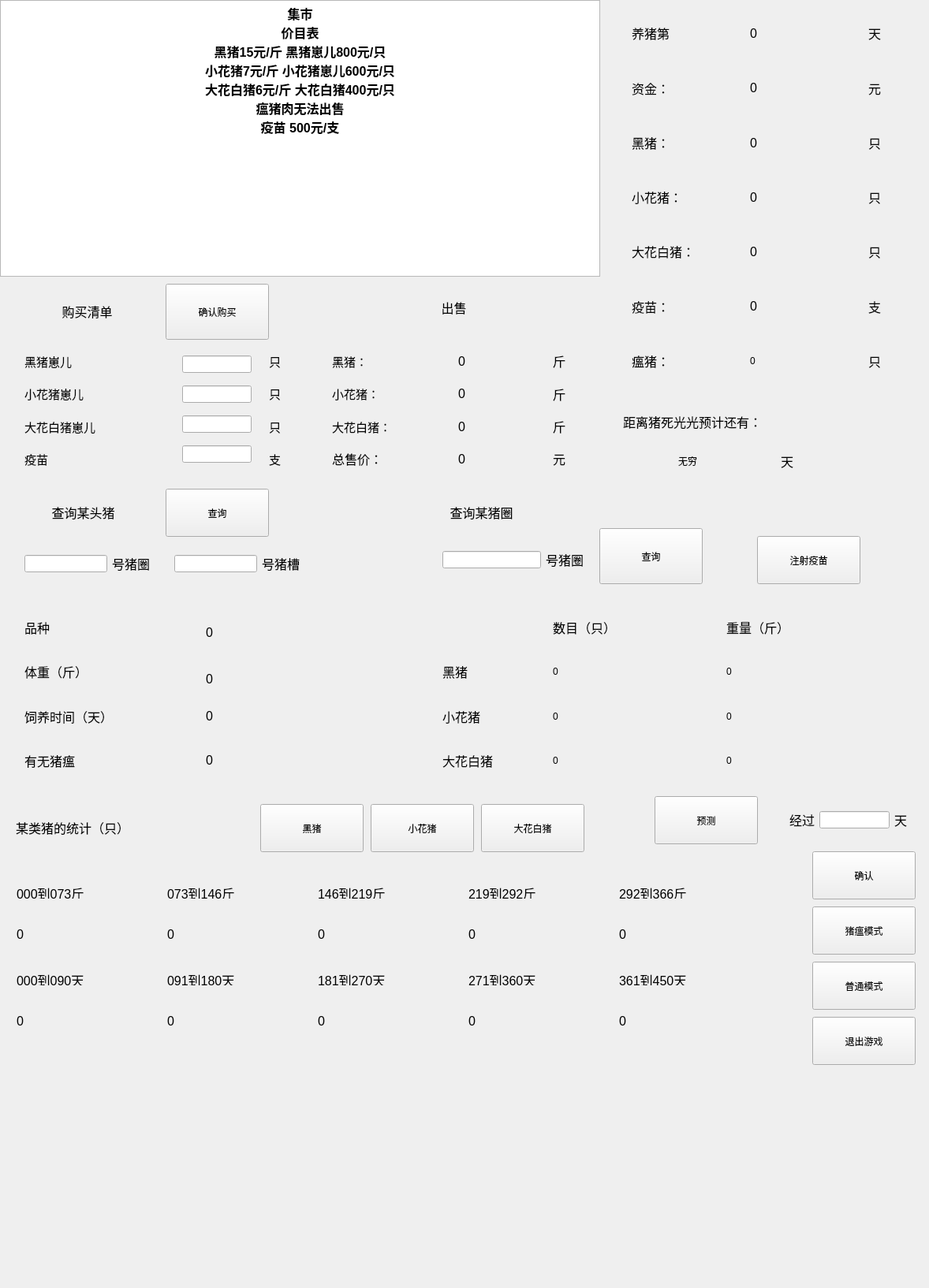
<?xml version="1.0" encoding="UTF-8"?>
<ui version="4.0">
 <class>MainWindow</class>
 <widget class="QMainWindow" name="MainWindow">
  <property name="geometry">
   <rect>
    <x>0</x>
    <y>0</y>
    <width>1178</width>
    <height>1634</height>
   </rect>
  </property>
  <property name="windowTitle">
   <string>MainWindow</string>
  </property>
  <property name="layoutDirection">
   <enum>Qt::LeftToRight</enum>
  </property>
  <widget class="QWidget" name="centralWidget">
   <widget class="QTextBrowser" name="textBrowser">
    <property name="geometry">
     <rect>
      <x>0</x>
      <y>0</y>
      <width>761</width>
      <height>351</height>
     </rect>
    </property>
    <property name="html">
     <string>&lt;!DOCTYPE HTML PUBLIC &quot;-//W3C//DTD HTML 4.0//EN&quot; &quot;http://www.w3.org/TR/REC-html40/strict.dtd&quot;&gt;
&lt;html&gt;&lt;head&gt;&lt;meta name=&quot;qrichtext&quot; content=&quot;1&quot; /&gt;&lt;style type=&quot;text/css&quot;&gt;
p, li { white-space: pre-wrap; }
&lt;/style&gt;&lt;/head&gt;&lt;body style=&quot; font-family:'SimSun'; font-size:9pt; font-weight:400; font-style:normal;&quot;&gt;
&lt;p align=&quot;center&quot; style=&quot; margin-top:0px; margin-bottom:0px; margin-left:0px; margin-right:0px; -qt-block-indent:0; text-indent:0px;&quot;&gt;&lt;span style=&quot; font-size:12pt; font-weight:600;&quot;&gt;集市&lt;/span&gt;&lt;/p&gt;
&lt;p align=&quot;center&quot; style=&quot; margin-top:0px; margin-bottom:0px; margin-left:0px; margin-right:0px; -qt-block-indent:0; text-indent:0px;&quot;&gt;&lt;span style=&quot; font-size:12pt; font-weight:600;&quot;&gt;价目表&lt;/span&gt;&lt;/p&gt;
&lt;p align=&quot;center&quot; style=&quot; margin-top:0px; margin-bottom:0px; margin-left:0px; margin-right:0px; -qt-block-indent:0; text-indent:0px;&quot;&gt;&lt;span style=&quot; font-size:12pt; font-weight:600;&quot;&gt;黑猪15元/斤 黑猪崽儿800元/只&lt;/span&gt;&lt;/p&gt;
&lt;p align=&quot;center&quot; style=&quot; margin-top:0px; margin-bottom:0px; margin-left:0px; margin-right:0px; -qt-block-indent:0; text-indent:0px;&quot;&gt;&lt;span style=&quot; font-size:12pt; font-weight:600;&quot;&gt;小花猪7元/斤 小花猪崽儿600元/只&lt;/span&gt;&lt;/p&gt;
&lt;p align=&quot;center&quot; style=&quot; margin-top:0px; margin-bottom:0px; margin-left:0px; margin-right:0px; -qt-block-indent:0; text-indent:0px;&quot;&gt;&lt;span style=&quot; font-size:12pt; font-weight:600;&quot;&gt;大花白猪6元/斤 大花白猪400元/只&lt;/span&gt;&lt;/p&gt;
&lt;p align=&quot;center&quot; style=&quot; margin-top:0px; margin-bottom:0px; margin-left:0px; margin-right:0px; -qt-block-indent:0; text-indent:0px;&quot;&gt;&lt;span style=&quot; font-size:12pt; font-weight:600;&quot;&gt;瘟猪肉无法出售&lt;/span&gt;&lt;/p&gt;
&lt;p align=&quot;center&quot; style=&quot; margin-top:0px; margin-bottom:0px; margin-left:0px; margin-right:0px; -qt-block-indent:0; text-indent:0px;&quot;&gt;&lt;span style=&quot; font-size:12pt; font-weight:600;&quot;&gt;疫苗 500元/支&lt;/span&gt;&lt;/p&gt;
&lt;p align=&quot;center&quot; style=&quot;-qt-paragraph-type:empty; margin-top:0px; margin-bottom:0px; margin-left:0px; margin-right:0px; -qt-block-indent:0; text-indent:0px; font-size:12pt;&quot;&gt;&lt;br /&gt;&lt;/p&gt;&lt;/body&gt;&lt;/html&gt;</string>
    </property>
   </widget>
   <widget class="QLabel" name="label">
    <property name="geometry">
     <rect>
      <x>20</x>
      <y>360</y>
      <width>181</width>
      <height>71</height>
     </rect>
    </property>
    <property name="text">
     <string>&lt;html&gt;&lt;head/&gt;&lt;body&gt;&lt;p align=&quot;center&quot;&gt;&lt;span style=&quot; font-size:12pt;&quot;&gt;购买清单&lt;/span&gt;&lt;/p&gt;&lt;/body&gt;&lt;/html&gt;</string>
    </property>
   </widget>
   <widget class="QPushButton" name="pushButton">
    <property name="geometry">
     <rect>
      <x>210</x>
      <y>360</y>
      <width>131</width>
      <height>71</height>
     </rect>
    </property>
    <property name="text">
     <string>确认购买</string>
    </property>
   </widget>
   <widget class="QPushButton" name="pushButton_2">
    <property name="geometry">
     <rect>
      <x>1030</x>
      <y>1080</y>
      <width>131</width>
      <height>61</height>
     </rect>
    </property>
    <property name="text">
     <string>确认</string>
    </property>
   </widget>
   <widget class="QPushButton" name="pushButton_5">
    <property name="geometry">
     <rect>
      <x>1030</x>
      <y>1290</y>
      <width>131</width>
      <height>61</height>
     </rect>
    </property>
    <property name="text">
     <string>退出游戏</string>
    </property>
   </widget>
   <widget class="QWidget" name="layoutWidget">
    <property name="geometry">
     <rect>
      <x>790</x>
      <y>0</y>
      <width>131</width>
      <height>501</height>
     </rect>
    </property>
    <layout class="QVBoxLayout" name="verticalLayout">
     <item>
      <widget class="QLabel" name="label_16">
       <property name="text">
        <string>&lt;html&gt;&lt;head/&gt;&lt;body&gt;&lt;p&gt;&lt;span style=&quot; font-size:12pt;&quot;&gt;养猪第&lt;/span&gt;&lt;/p&gt;&lt;/body&gt;&lt;/html&gt;</string>
       </property>
      </widget>
     </item>
     <item>
      <widget class="QLabel" name="label_11">
       <property name="text">
        <string>&lt;html&gt;&lt;head/&gt;&lt;body&gt;&lt;p&gt;&lt;span style=&quot; font-size:12pt;&quot;&gt;资金：&lt;/span&gt;&lt;/p&gt;&lt;/body&gt;&lt;/html&gt;</string>
       </property>
      </widget>
     </item>
     <item>
      <widget class="QLabel" name="label_12">
       <property name="text">
        <string>&lt;html&gt;&lt;head/&gt;&lt;body&gt;&lt;p&gt;&lt;span style=&quot; font-size:12pt;&quot;&gt;黑猪：&lt;/span&gt;&lt;/p&gt;&lt;/body&gt;&lt;/html&gt;</string>
       </property>
      </widget>
     </item>
     <item>
      <widget class="QLabel" name="label_13">
       <property name="text">
        <string>&lt;html&gt;&lt;head/&gt;&lt;body&gt;&lt;p&gt;&lt;span style=&quot; font-size:12pt;&quot;&gt;小花猪：&lt;/span&gt;&lt;/p&gt;&lt;/body&gt;&lt;/html&gt;</string>
       </property>
      </widget>
     </item>
     <item>
      <widget class="QLabel" name="label_14">
       <property name="text">
        <string>&lt;html&gt;&lt;head/&gt;&lt;body&gt;&lt;p&gt;&lt;span style=&quot; font-size:12pt;&quot;&gt;大花白猪：&lt;/span&gt;&lt;/p&gt;&lt;/body&gt;&lt;/html&gt;</string>
       </property>
      </widget>
     </item>
     <item>
      <widget class="QLabel" name="label_15">
       <property name="text">
        <string>&lt;html&gt;&lt;head/&gt;&lt;body&gt;&lt;p&gt;&lt;span style=&quot; font-size:12pt;&quot;&gt;疫苗：&lt;/span&gt;&lt;/p&gt;&lt;/body&gt;&lt;/html&gt;</string>
       </property>
      </widget>
     </item>
     <item>
      <widget class="QLabel" name="label_94">
       <property name="text">
        <string>&lt;html&gt;&lt;head/&gt;&lt;body&gt;&lt;p&gt;&lt;span style=&quot; font-size:12pt;&quot;&gt;瘟猪：&lt;/span&gt;&lt;/p&gt;&lt;/body&gt;&lt;/html&gt;</string>
       </property>
      </widget>
     </item>
    </layout>
   </widget>
   <widget class="QWidget" name="layoutWidget_2">
    <property name="geometry">
     <rect>
      <x>1090</x>
      <y>0</y>
      <width>71</width>
      <height>501</height>
     </rect>
    </property>
    <layout class="QVBoxLayout" name="verticalLayout_3">
     <item>
      <widget class="QLabel" name="label_24">
       <property name="text">
        <string>&lt;html&gt;&lt;head/&gt;&lt;body&gt;&lt;p&gt;&lt;span style=&quot; font-size:12pt;&quot;&gt;天&lt;/span&gt;&lt;/p&gt;&lt;/body&gt;&lt;/html&gt;</string>
       </property>
      </widget>
     </item>
     <item>
      <widget class="QLabel" name="label_26">
       <property name="text">
        <string>&lt;html&gt;&lt;head/&gt;&lt;body&gt;&lt;p&gt;&lt;span style=&quot; font-size:12pt;&quot;&gt;元&lt;/span&gt;&lt;/p&gt;&lt;/body&gt;&lt;/html&gt;</string>
       </property>
      </widget>
     </item>
     <item>
      <widget class="QLabel" name="label_27">
       <property name="text">
        <string>&lt;html&gt;&lt;head/&gt;&lt;body&gt;&lt;p&gt;&lt;span style=&quot; font-size:12pt;&quot;&gt;只&lt;/span&gt;&lt;/p&gt;&lt;/body&gt;&lt;/html&gt;</string>
       </property>
      </widget>
     </item>
     <item>
      <widget class="QLabel" name="label_28">
       <property name="text">
        <string>&lt;html&gt;&lt;head/&gt;&lt;body&gt;&lt;p&gt;&lt;span style=&quot; font-size:12pt;&quot;&gt;只&lt;/span&gt;&lt;/p&gt;&lt;/body&gt;&lt;/html&gt;</string>
       </property>
      </widget>
     </item>
     <item>
      <widget class="QLabel" name="label_29">
       <property name="text">
        <string>&lt;html&gt;&lt;head/&gt;&lt;body&gt;&lt;p&gt;&lt;span style=&quot; font-size:12pt;&quot;&gt;只&lt;/span&gt;&lt;/p&gt;&lt;/body&gt;&lt;/html&gt;</string>
       </property>
      </widget>
     </item>
     <item>
      <widget class="QLabel" name="label_30">
       <property name="text">
        <string>&lt;html&gt;&lt;head/&gt;&lt;body&gt;&lt;p&gt;&lt;span style=&quot; font-size:12pt;&quot;&gt;支&lt;/span&gt;&lt;/p&gt;&lt;/body&gt;&lt;/html&gt;</string>
       </property>
      </widget>
     </item>
     <item>
      <widget class="QLabel" name="label_92">
       <property name="text">
        <string>&lt;html&gt;&lt;head/&gt;&lt;body&gt;&lt;p&gt;&lt;span style=&quot; font-size:12pt;&quot;&gt;只&lt;/span&gt;&lt;/p&gt;&lt;/body&gt;&lt;/html&gt;</string>
       </property>
      </widget>
     </item>
    </layout>
   </widget>
   <widget class="QWidget" name="layoutWidget">
    <property name="geometry">
     <rect>
      <x>940</x>
      <y>0</y>
      <width>131</width>
      <height>501</height>
     </rect>
    </property>
    <layout class="QVBoxLayout" name="verticalLayout_2">
     <item>
      <widget class="QLabel" name="label_23">
       <property name="text">
        <string>&lt;html&gt;&lt;head/&gt;&lt;body&gt;&lt;p&gt;&lt;span style=&quot; font-size:12pt;&quot;&gt;0&lt;/span&gt;&lt;/p&gt;&lt;/body&gt;&lt;/html&gt;</string>
       </property>
      </widget>
     </item>
     <item>
      <widget class="QLabel" name="label_18">
       <property name="text">
        <string>&lt;html&gt;&lt;head/&gt;&lt;body&gt;&lt;p&gt;&lt;span style=&quot; font-size:12pt;&quot;&gt;0&lt;/span&gt;&lt;/p&gt;&lt;/body&gt;&lt;/html&gt;</string>
       </property>
      </widget>
     </item>
     <item>
      <widget class="QLabel" name="label_19">
       <property name="text">
        <string>&lt;html&gt;&lt;head/&gt;&lt;body&gt;&lt;p&gt;&lt;span style=&quot; font-size:12pt;&quot;&gt;0&lt;/span&gt;&lt;/p&gt;&lt;/body&gt;&lt;/html&gt;</string>
       </property>
      </widget>
     </item>
     <item>
      <widget class="QLabel" name="label_20">
       <property name="text">
        <string>&lt;html&gt;&lt;head/&gt;&lt;body&gt;&lt;p&gt;&lt;span style=&quot; font-size:12pt;&quot;&gt;0&lt;/span&gt;&lt;/p&gt;&lt;/body&gt;&lt;/html&gt;</string>
       </property>
      </widget>
     </item>
     <item>
      <widget class="QLabel" name="label_21">
       <property name="text">
        <string>&lt;html&gt;&lt;head/&gt;&lt;body&gt;&lt;p&gt;&lt;span style=&quot; font-size:12pt;&quot;&gt;0&lt;/span&gt;&lt;/p&gt;&lt;/body&gt;&lt;/html&gt;</string>
       </property>
      </widget>
     </item>
     <item>
      <widget class="QLabel" name="label_22">
       <property name="text">
        <string>&lt;html&gt;&lt;head/&gt;&lt;body&gt;&lt;p&gt;&lt;span style=&quot; font-size:12pt;&quot;&gt;0&lt;/span&gt;&lt;/p&gt;&lt;/body&gt;&lt;/html&gt;</string>
       </property>
      </widget>
     </item>
     <item>
      <widget class="QLabel" name="label_93">
       <property name="text">
        <string>&lt;html&gt;&lt;head/&gt;&lt;body&gt;&lt;p&gt;0&lt;/p&gt;&lt;/body&gt;&lt;/html&gt;</string>
       </property>
      </widget>
     </item>
    </layout>
   </widget>
   <widget class="QWidget" name="layoutWidget">
    <property name="geometry">
     <rect>
      <x>20</x>
      <y>430</y>
      <width>201</width>
      <height>181</height>
     </rect>
    </property>
    <layout class="QVBoxLayout" name="verticalLayout_4">
     <item>
      <widget class="QLabel" name="label_2">
       <property name="text">
        <string>&lt;html&gt;&lt;head/&gt;&lt;body&gt;&lt;p&gt;&lt;span style=&quot; font-size:11pt;&quot;&gt;黑猪崽儿&lt;/span&gt;&lt;/p&gt;&lt;/body&gt;&lt;/html&gt;</string>
       </property>
      </widget>
     </item>
     <item>
      <widget class="QLabel" name="label_3">
       <property name="text">
        <string>&lt;html&gt;&lt;head/&gt;&lt;body&gt;&lt;p&gt;&lt;span style=&quot; font-size:11pt;&quot;&gt;小花猪崽儿&lt;/span&gt;&lt;/p&gt;&lt;/body&gt;&lt;/html&gt;</string>
       </property>
      </widget>
     </item>
     <item>
      <widget class="QLabel" name="label_4">
       <property name="text">
        <string>&lt;html&gt;&lt;head/&gt;&lt;body&gt;&lt;p&gt;&lt;span style=&quot; font-size:11pt;&quot;&gt;大花白猪崽儿&lt;/span&gt;&lt;/p&gt;&lt;/body&gt;&lt;/html&gt;</string>
       </property>
      </widget>
     </item>
     <item>
      <widget class="QLabel" name="label_5">
       <property name="text">
        <string>&lt;html&gt;&lt;head/&gt;&lt;body&gt;&lt;p&gt;&lt;span style=&quot; font-size:11pt;&quot;&gt;疫苗&lt;/span&gt;&lt;/p&gt;&lt;/body&gt;&lt;/html&gt;</string>
       </property>
      </widget>
     </item>
    </layout>
   </widget>
   <widget class="QWidget" name="layoutWidget">
    <property name="geometry">
     <rect>
      <x>220</x>
      <y>430</y>
      <width>110</width>
      <height>181</height>
     </rect>
    </property>
    <layout class="QVBoxLayout" name="verticalLayout_5">
     <item>
      <widget class="QLineEdit" name="lineEdit_2"/>
     </item>
     <item>
      <widget class="QLineEdit" name="lineEdit_4"/>
     </item>
     <item>
      <widget class="QLineEdit" name="lineEdit_3">
       <property name="maximumSize">
        <size>
         <width>146</width>
         <height>16777215</height>
        </size>
       </property>
      </widget>
     </item>
     <item>
      <widget class="QLineEdit" name="lineEdit"/>
     </item>
    </layout>
   </widget>
   <widget class="QWidget" name="layoutWidget">
    <property name="geometry">
     <rect>
      <x>330</x>
      <y>430</y>
      <width>41</width>
      <height>181</height>
     </rect>
    </property>
    <layout class="QVBoxLayout" name="verticalLayout_6">
     <item>
      <widget class="QLabel" name="label_6">
       <property name="text">
        <string>&lt;html&gt;&lt;head/&gt;&lt;body&gt;&lt;p&gt;&lt;span style=&quot; font-size:11pt;&quot;&gt;只&lt;/span&gt;&lt;/p&gt;&lt;/body&gt;&lt;/html&gt;</string>
       </property>
      </widget>
     </item>
     <item>
      <widget class="QLabel" name="label_7">
       <property name="text">
        <string>&lt;html&gt;&lt;head/&gt;&lt;body&gt;&lt;p&gt;&lt;span style=&quot; font-size:11pt;&quot;&gt;只&lt;/span&gt;&lt;/p&gt;&lt;/body&gt;&lt;/html&gt;</string>
       </property>
      </widget>
     </item>
     <item>
      <widget class="QLabel" name="label_8">
       <property name="text">
        <string>&lt;html&gt;&lt;head/&gt;&lt;body&gt;&lt;p&gt;&lt;span style=&quot; font-size:11pt;&quot;&gt;只&lt;/span&gt;&lt;/p&gt;&lt;/body&gt;&lt;/html&gt;</string>
       </property>
      </widget>
     </item>
     <item>
      <widget class="QLabel" name="label_9">
       <property name="text">
        <string>&lt;html&gt;&lt;head/&gt;&lt;body&gt;&lt;p&gt;&lt;span style=&quot; font-size:11pt;&quot;&gt;支&lt;/span&gt;&lt;/p&gt;&lt;/body&gt;&lt;/html&gt;</string>
       </property>
      </widget>
     </item>
    </layout>
   </widget>
   <widget class="QWidget" name="layoutWidget">
    <property name="geometry">
     <rect>
      <x>990</x>
      <y>1010</y>
      <width>171</width>
      <height>61</height>
     </rect>
    </property>
    <layout class="QHBoxLayout" name="horizontalLayout">
     <item>
      <widget class="QLabel" name="label_10">
       <property name="text">
        <string>&lt;html&gt;&lt;head/&gt;&lt;body&gt;&lt;p&gt;&lt;span style=&quot; font-size:12pt;&quot;&gt;经过&lt;/span&gt;&lt;/p&gt;&lt;/body&gt;&lt;/html&gt;</string>
       </property>
      </widget>
     </item>
     <item>
      <widget class="QLineEdit" name="lineEdit_5"/>
     </item>
     <item>
      <widget class="QLabel" name="label_17">
       <property name="text">
        <string>&lt;html&gt;&lt;head/&gt;&lt;body&gt;&lt;p&gt;&lt;span style=&quot; font-size:12pt;&quot;&gt;天&lt;/span&gt;&lt;/p&gt;&lt;/body&gt;&lt;/html&gt;</string>
       </property>
      </widget>
     </item>
    </layout>
   </widget>
   <widget class="QLabel" name="label_25">
    <property name="geometry">
     <rect>
      <x>520</x>
      <y>360</y>
      <width>111</width>
      <height>61</height>
     </rect>
    </property>
    <property name="text">
     <string>&lt;html&gt;&lt;head/&gt;&lt;body&gt;&lt;p align=&quot;center&quot;&gt;&lt;span style=&quot; font-size:12pt;&quot;&gt;出售&lt;/span&gt;&lt;/p&gt;&lt;/body&gt;&lt;/html&gt;</string>
    </property>
   </widget>
   <widget class="QLabel" name="label_43">
    <property name="geometry">
     <rect>
      <x>790</x>
      <y>500</y>
      <width>361</width>
      <height>70</height>
     </rect>
    </property>
    <property name="text">
     <string>&lt;html&gt;&lt;head/&gt;&lt;body&gt;&lt;p&gt;&lt;span style=&quot; font-size:12pt;&quot;&gt;距离猪死光光预计还有：&lt;/span&gt;&lt;/p&gt;&lt;/body&gt;&lt;/html&gt;</string>
    </property>
   </widget>
   <widget class="QLabel" name="label_44">
    <property name="geometry">
     <rect>
      <x>990</x>
      <y>550</y>
      <width>69</width>
      <height>70</height>
     </rect>
    </property>
    <property name="text">
     <string>&lt;html&gt;&lt;head/&gt;&lt;body&gt;&lt;p&gt;&lt;span style=&quot; font-size:12pt;&quot;&gt;天&lt;/span&gt;&lt;/p&gt;&lt;/body&gt;&lt;/html&gt;</string>
    </property>
   </widget>
   <widget class="QLabel" name="label_45">
    <property name="geometry">
     <rect>
      <x>860</x>
      <y>550</y>
      <width>129</width>
      <height>70</height>
     </rect>
    </property>
    <property name="text">
     <string>&lt;html&gt;&lt;head/&gt;&lt;body&gt;&lt;p&gt;无穷&lt;/p&gt;&lt;/body&gt;&lt;/html&gt;</string>
    </property>
   </widget>
   <widget class="QWidget" name="layoutWidget">
    <property name="geometry">
     <rect>
      <x>690</x>
      <y>430</y>
      <width>91</width>
      <height>181</height>
     </rect>
    </property>
    <layout class="QVBoxLayout" name="verticalLayout_7">
     <item>
      <widget class="QLabel" name="label_38">
       <property name="text">
        <string>&lt;html&gt;&lt;head/&gt;&lt;body&gt;&lt;p&gt;&lt;span style=&quot; font-size:12pt;&quot;&gt;斤&lt;/span&gt;&lt;/p&gt;&lt;/body&gt;&lt;/html&gt;</string>
       </property>
      </widget>
     </item>
     <item>
      <widget class="QLabel" name="label_37">
       <property name="text">
        <string>&lt;html&gt;&lt;head/&gt;&lt;body&gt;&lt;p&gt;&lt;span style=&quot; font-size:12pt;&quot;&gt;斤&lt;/span&gt;&lt;/p&gt;&lt;/body&gt;&lt;/html&gt;</string>
       </property>
      </widget>
     </item>
     <item>
      <widget class="QLabel" name="label_35">
       <property name="text">
        <string>&lt;html&gt;&lt;head/&gt;&lt;body&gt;&lt;p&gt;&lt;span style=&quot; font-size:12pt;&quot;&gt;斤&lt;/span&gt;&lt;/p&gt;&lt;/body&gt;&lt;/html&gt;</string>
       </property>
      </widget>
     </item>
     <item>
      <widget class="QLabel" name="label_36">
       <property name="text">
        <string>&lt;html&gt;&lt;head/&gt;&lt;body&gt;&lt;p&gt;&lt;span style=&quot; font-size:12pt;&quot;&gt;元&lt;/span&gt;&lt;/p&gt;&lt;/body&gt;&lt;/html&gt;</string>
       </property>
      </widget>
     </item>
    </layout>
   </widget>
   <widget class="QWidget" name="layoutWidget">
    <property name="geometry">
     <rect>
      <x>410</x>
      <y>430</y>
      <width>151</width>
      <height>181</height>
     </rect>
    </property>
    <layout class="QVBoxLayout" name="verticalLayout_8">
     <item>
      <widget class="QLabel" name="label_31">
       <property name="text">
        <string>&lt;html&gt;&lt;head/&gt;&lt;body&gt;&lt;p&gt;&lt;span style=&quot; font-size:11pt;&quot;&gt;黑猪：&lt;/span&gt;&lt;/p&gt;&lt;/body&gt;&lt;/html&gt;</string>
       </property>
      </widget>
     </item>
     <item>
      <widget class="QLabel" name="label_32">
       <property name="text">
        <string>&lt;html&gt;&lt;head/&gt;&lt;body&gt;&lt;p&gt;&lt;span style=&quot; font-size:11pt;&quot;&gt;小花猪：&lt;/span&gt;&lt;/p&gt;&lt;/body&gt;&lt;/html&gt;</string>
       </property>
      </widget>
     </item>
     <item>
      <widget class="QLabel" name="label_33">
       <property name="text">
        <string>&lt;html&gt;&lt;head/&gt;&lt;body&gt;&lt;p&gt;&lt;span style=&quot; font-size:11pt;&quot;&gt;大花白猪：&lt;/span&gt;&lt;/p&gt;&lt;/body&gt;&lt;/html&gt;</string>
       </property>
      </widget>
     </item>
     <item>
      <widget class="QLabel" name="label_34">
       <property name="text">
        <string>&lt;html&gt;&lt;head/&gt;&lt;body&gt;&lt;p&gt;&lt;span style=&quot; font-size:12pt;&quot;&gt;总售价：&lt;/span&gt;&lt;/p&gt;&lt;/body&gt;&lt;/html&gt;</string>
       </property>
      </widget>
     </item>
    </layout>
   </widget>
   <widget class="QWidget" name="layoutWidget">
    <property name="geometry">
     <rect>
      <x>570</x>
      <y>430</y>
      <width>121</width>
      <height>181</height>
     </rect>
    </property>
    <layout class="QVBoxLayout" name="verticalLayout_9">
     <item>
      <widget class="QLabel" name="label_39">
       <property name="text">
        <string>&lt;html&gt;&lt;head/&gt;&lt;body&gt;&lt;p&gt;&lt;span style=&quot; font-size:12pt;&quot;&gt;0&lt;/span&gt;&lt;/p&gt;&lt;/body&gt;&lt;/html&gt;</string>
       </property>
      </widget>
     </item>
     <item>
      <widget class="QLabel" name="label_40">
       <property name="text">
        <string>&lt;html&gt;&lt;head/&gt;&lt;body&gt;&lt;p&gt;&lt;span style=&quot; font-size:12pt;&quot;&gt;0&lt;/span&gt;&lt;/p&gt;&lt;/body&gt;&lt;/html&gt;</string>
       </property>
      </widget>
     </item>
     <item>
      <widget class="QLabel" name="label_41">
       <property name="text">
        <string>&lt;html&gt;&lt;head/&gt;&lt;body&gt;&lt;p&gt;&lt;span style=&quot; font-size:12pt;&quot;&gt;0&lt;/span&gt;&lt;/p&gt;&lt;/body&gt;&lt;/html&gt;</string>
       </property>
      </widget>
     </item>
     <item>
      <widget class="QLabel" name="label_42">
       <property name="text">
        <string>&lt;html&gt;&lt;head/&gt;&lt;body&gt;&lt;p&gt;&lt;span style=&quot; font-size:12pt;&quot;&gt;0&lt;/span&gt;&lt;/p&gt;&lt;/body&gt;&lt;/html&gt;</string>
       </property>
      </widget>
     </item>
    </layout>
   </widget>
   <widget class="QLabel" name="label_46">
    <property name="geometry">
     <rect>
      <x>0</x>
      <y>620</y>
      <width>211</width>
      <height>61</height>
     </rect>
    </property>
    <property name="text">
     <string>&lt;html&gt;&lt;head/&gt;&lt;body&gt;&lt;p align=&quot;center&quot;&gt;&lt;span style=&quot; font-size:12pt;&quot;&gt;查询某头猪&lt;/span&gt;&lt;/p&gt;&lt;/body&gt;&lt;/html&gt;</string>
    </property>
   </widget>
   <widget class="QPushButton" name="pushButton_3">
    <property name="geometry">
     <rect>
      <x>210</x>
      <y>620</y>
      <width>131</width>
      <height>61</height>
     </rect>
    </property>
    <property name="text">
     <string>查询</string>
    </property>
   </widget>
   <widget class="QLabel" name="label_57">
    <property name="geometry">
     <rect>
      <x>490</x>
      <y>620</y>
      <width>241</width>
      <height>61</height>
     </rect>
    </property>
    <property name="text">
     <string>&lt;html&gt;&lt;head/&gt;&lt;body&gt;&lt;p align=&quot;center&quot;&gt;&lt;span style=&quot; font-size:12pt;&quot;&gt;查询某猪圈&lt;/span&gt;&lt;/p&gt;&lt;/body&gt;&lt;/html&gt;</string>
    </property>
   </widget>
   <widget class="QPushButton" name="pushButton_4">
    <property name="geometry">
     <rect>
      <x>760</x>
      <y>670</y>
      <width>131</width>
      <height>71</height>
     </rect>
    </property>
    <property name="text">
     <string>查询</string>
    </property>
   </widget>
   <widget class="QLabel" name="label_71">
    <property name="geometry">
     <rect>
      <x>20</x>
      <y>1020</y>
      <width>301</width>
      <height>61</height>
     </rect>
    </property>
    <property name="text">
     <string>&lt;html&gt;&lt;head/&gt;&lt;body&gt;&lt;p&gt;&lt;span style=&quot; font-size:12pt;&quot;&gt;某类猪的统计（只）&lt;/span&gt;&lt;/p&gt;&lt;/body&gt;&lt;/html&gt;</string>
    </property>
   </widget>
   <widget class="QPushButton" name="pushButton_6">
    <property name="geometry">
     <rect>
      <x>330</x>
      <y>1020</y>
      <width>131</width>
      <height>61</height>
     </rect>
    </property>
    <property name="text">
     <string>黑猪</string>
    </property>
   </widget>
   <widget class="QPushButton" name="pushButton_7">
    <property name="geometry">
     <rect>
      <x>470</x>
      <y>1020</y>
      <width>131</width>
      <height>61</height>
     </rect>
    </property>
    <property name="text">
     <string>小花猪</string>
    </property>
   </widget>
   <widget class="QPushButton" name="pushButton_8">
    <property name="geometry">
     <rect>
      <x>610</x>
      <y>1020</y>
      <width>131</width>
      <height>61</height>
     </rect>
    </property>
    <property name="text">
     <string>大花白猪</string>
    </property>
   </widget>
   <widget class="QWidget" name="layoutWidget">
    <property name="geometry">
     <rect>
      <x>210</x>
      <y>680</y>
      <width>181</width>
      <height>71</height>
     </rect>
    </property>
    <layout class="QHBoxLayout" name="horizontalLayout_2">
     <item>
      <widget class="QLineEdit" name="lineEdit_7"/>
     </item>
     <item>
      <widget class="QLabel" name="label_48">
       <property name="text">
        <string>&lt;html&gt;&lt;head/&gt;&lt;body&gt;&lt;p&gt;&lt;span style=&quot; font-size:12pt;&quot;&gt;号猪槽&lt;/span&gt;&lt;/p&gt;&lt;/body&gt;&lt;/html&gt;</string>
       </property>
      </widget>
     </item>
    </layout>
   </widget>
   <widget class="QWidget" name="layoutWidget">
    <property name="geometry">
     <rect>
      <x>20</x>
      <y>680</y>
      <width>181</width>
      <height>71</height>
     </rect>
    </property>
    <layout class="QHBoxLayout" name="horizontalLayout_3">
     <item>
      <widget class="QLineEdit" name="lineEdit_6"/>
     </item>
     <item>
      <widget class="QLabel" name="label_47">
       <property name="text">
        <string>&lt;html&gt;&lt;head/&gt;&lt;body&gt;&lt;p&gt;&lt;span style=&quot; font-size:12pt;&quot;&gt;号猪圈&lt;/span&gt;&lt;/p&gt;&lt;/body&gt;&lt;/html&gt;</string>
       </property>
      </widget>
     </item>
    </layout>
   </widget>
   <widget class="QWidget" name="layoutWidget">
    <property name="geometry">
     <rect>
      <x>20</x>
      <y>760</y>
      <width>221</width>
      <height>241</height>
     </rect>
    </property>
    <layout class="QVBoxLayout" name="verticalLayout_10">
     <item>
      <widget class="QLabel" name="label_49">
       <property name="text">
        <string>&lt;html&gt;&lt;head/&gt;&lt;body&gt;&lt;p&gt;&lt;span style=&quot; font-size:12pt;&quot;&gt;品种&lt;/span&gt;&lt;/p&gt;&lt;/body&gt;&lt;/html&gt;</string>
       </property>
      </widget>
     </item>
     <item>
      <widget class="QLabel" name="label_50">
       <property name="text">
        <string>&lt;html&gt;&lt;head/&gt;&lt;body&gt;&lt;p&gt;&lt;span style=&quot; font-size:12pt;&quot;&gt;体重（斤）&lt;/span&gt;&lt;/p&gt;&lt;/body&gt;&lt;/html&gt;</string>
       </property>
      </widget>
     </item>
     <item>
      <widget class="QLabel" name="label_52">
       <property name="text">
        <string>&lt;html&gt;&lt;head/&gt;&lt;body&gt;&lt;p&gt;&lt;span style=&quot; font-size:12pt;&quot;&gt;饲养时间（天）&lt;/span&gt;&lt;/p&gt;&lt;/body&gt;&lt;/html&gt;</string>
       </property>
      </widget>
     </item>
     <item>
      <widget class="QLabel" name="label_51">
       <property name="text">
        <string>&lt;html&gt;&lt;head/&gt;&lt;body&gt;&lt;p&gt;&lt;span style=&quot; font-size:12pt;&quot;&gt;有无猪瘟&lt;/span&gt;&lt;/p&gt;&lt;/body&gt;&lt;/html&gt;</string>
       </property>
      </widget>
     </item>
    </layout>
   </widget>
   <widget class="QWidget" name="layoutWidget">
    <property name="geometry">
     <rect>
      <x>250</x>
      <y>760</y>
      <width>131</width>
      <height>241</height>
     </rect>
    </property>
    <layout class="QVBoxLayout" name="verticalLayout_11">
     <item>
      <widget class="QLabel" name="label_53">
       <property name="text">
        <string>&lt;html&gt;&lt;head/&gt;&lt;body&gt;&lt;p&gt;&lt;br/&gt;&lt;span style=&quot; font-size:12pt;&quot;&gt;0&lt;/span&gt;&lt;/p&gt;&lt;/body&gt;&lt;/html&gt;</string>
       </property>
      </widget>
     </item>
     <item>
      <widget class="QLabel" name="label_55">
       <property name="text">
        <string>&lt;html&gt;&lt;head/&gt;&lt;body&gt;&lt;p&gt;&lt;span style=&quot; font-size:12pt;&quot;&gt;&lt;br/&gt;0&lt;/span&gt;&lt;/p&gt;&lt;/body&gt;&lt;/html&gt;</string>
       </property>
      </widget>
     </item>
     <item>
      <widget class="QLabel" name="label_54">
       <property name="text">
        <string>&lt;html&gt;&lt;head/&gt;&lt;body&gt;&lt;p&gt;&lt;span style=&quot; font-size:12pt;&quot;&gt;0&lt;/span&gt;&lt;/p&gt;&lt;/body&gt;&lt;/html&gt;</string>
       </property>
      </widget>
     </item>
     <item>
      <widget class="QLabel" name="label_56">
       <property name="text">
        <string>&lt;html&gt;&lt;head/&gt;&lt;body&gt;&lt;p&gt;&lt;span style=&quot; font-size:12pt;&quot;&gt;0&lt;/span&gt;&lt;/p&gt;&lt;/body&gt;&lt;/html&gt;</string>
       </property>
      </widget>
     </item>
    </layout>
   </widget>
   <widget class="QWidget" name="layoutWidget">
    <property name="geometry">
     <rect>
      <x>550</x>
      <y>760</y>
      <width>131</width>
      <height>241</height>
     </rect>
    </property>
    <layout class="QVBoxLayout" name="verticalLayout_12">
     <item>
      <widget class="QLabel" name="label_61">
       <property name="text">
        <string>&lt;html&gt;&lt;head/&gt;&lt;body&gt;&lt;p&gt;&lt;br/&gt;&lt;/p&gt;&lt;/body&gt;&lt;/html&gt;</string>
       </property>
      </widget>
     </item>
     <item>
      <widget class="QLabel" name="label_58">
       <property name="text">
        <string>&lt;html&gt;&lt;head/&gt;&lt;body&gt;&lt;p&gt;&lt;span style=&quot; font-size:12pt;&quot;&gt;黑猪&lt;/span&gt;&lt;/p&gt;&lt;/body&gt;&lt;/html&gt;</string>
       </property>
      </widget>
     </item>
     <item>
      <widget class="QLabel" name="label_59">
       <property name="text">
        <string>&lt;html&gt;&lt;head/&gt;&lt;body&gt;&lt;p&gt;&lt;span style=&quot; font-size:12pt;&quot;&gt;小花猪&lt;/span&gt;&lt;/p&gt;&lt;/body&gt;&lt;/html&gt;</string>
       </property>
      </widget>
     </item>
     <item>
      <widget class="QLabel" name="label_60">
       <property name="text">
        <string>&lt;html&gt;&lt;head/&gt;&lt;body&gt;&lt;p&gt;&lt;span style=&quot; font-size:12pt;&quot;&gt;大花白猪&lt;/span&gt;&lt;/p&gt;&lt;/body&gt;&lt;/html&gt;</string>
       </property>
      </widget>
     </item>
    </layout>
   </widget>
   <widget class="QWidget" name="layoutWidget">
    <property name="geometry">
     <rect>
      <x>690</x>
      <y>760</y>
      <width>211</width>
      <height>241</height>
     </rect>
    </property>
    <layout class="QVBoxLayout" name="verticalLayout_13">
     <item>
      <widget class="QLabel" name="label_62">
       <property name="text">
        <string>&lt;html&gt;&lt;head/&gt;&lt;body&gt;&lt;p&gt;&lt;span style=&quot; font-size:12pt;&quot;&gt;数目（只）&lt;/span&gt;&lt;/p&gt;&lt;/body&gt;&lt;/html&gt;</string>
       </property>
      </widget>
     </item>
     <item>
      <widget class="QLabel" name="label_63">
       <property name="text">
        <string>&lt;html&gt;&lt;head/&gt;&lt;body&gt;&lt;p&gt;0&lt;/p&gt;&lt;/body&gt;&lt;/html&gt;</string>
       </property>
      </widget>
     </item>
     <item>
      <widget class="QLabel" name="label_64">
       <property name="text">
        <string>&lt;html&gt;&lt;head/&gt;&lt;body&gt;&lt;p&gt;0&lt;/p&gt;&lt;/body&gt;&lt;/html&gt;</string>
       </property>
      </widget>
     </item>
     <item>
      <widget class="QLabel" name="label_65">
       <property name="text">
        <string>&lt;html&gt;&lt;head/&gt;&lt;body&gt;&lt;p&gt;0&lt;/p&gt;&lt;/body&gt;&lt;/html&gt;</string>
       </property>
      </widget>
     </item>
    </layout>
   </widget>
   <widget class="QWidget" name="layoutWidget">
    <property name="geometry">
     <rect>
      <x>910</x>
      <y>760</y>
      <width>201</width>
      <height>241</height>
     </rect>
    </property>
    <layout class="QVBoxLayout" name="verticalLayout_14">
     <item>
      <widget class="QLabel" name="label_66">
       <property name="text">
        <string>&lt;html&gt;&lt;head/&gt;&lt;body&gt;&lt;p&gt;&lt;span style=&quot; font-size:12pt;&quot;&gt;重量（斤）&lt;/span&gt;&lt;/p&gt;&lt;/body&gt;&lt;/html&gt;</string>
       </property>
      </widget>
     </item>
     <item>
      <widget class="QLabel" name="label_67">
       <property name="text">
        <string>&lt;html&gt;&lt;head/&gt;&lt;body&gt;&lt;p&gt;0&lt;/p&gt;&lt;/body&gt;&lt;/html&gt;</string>
       </property>
      </widget>
     </item>
     <item>
      <widget class="QLabel" name="label_68">
       <property name="text">
        <string>&lt;html&gt;&lt;head/&gt;&lt;body&gt;&lt;p&gt;0&lt;/p&gt;&lt;/body&gt;&lt;/html&gt;</string>
       </property>
      </widget>
     </item>
     <item>
      <widget class="QLabel" name="label_69">
       <property name="text">
        <string>&lt;html&gt;&lt;head/&gt;&lt;body&gt;&lt;p&gt;0&lt;/p&gt;&lt;/body&gt;&lt;/html&gt;</string>
       </property>
      </widget>
     </item>
    </layout>
   </widget>
   <widget class="QWidget" name="layoutWidget">
    <property name="geometry">
     <rect>
      <x>550</x>
      <y>680</y>
      <width>201</width>
      <height>61</height>
     </rect>
    </property>
    <layout class="QHBoxLayout" name="horizontalLayout_4">
     <item>
      <widget class="QLineEdit" name="lineEdit_8"/>
     </item>
     <item>
      <widget class="QLabel" name="label_70">
       <property name="text">
        <string>&lt;html&gt;&lt;head/&gt;&lt;body&gt;&lt;p&gt;&lt;span style=&quot; font-size:12pt;&quot;&gt;号猪圈&lt;/span&gt;&lt;/p&gt;&lt;/body&gt;&lt;/html&gt;</string>
       </property>
      </widget>
     </item>
    </layout>
   </widget>
   <widget class="QWidget" name="layoutWidget">
    <property name="geometry">
     <rect>
      <x>10</x>
      <y>1220</y>
      <width>971</width>
      <height>41</height>
     </rect>
    </property>
    <layout class="QHBoxLayout" name="horizontalLayout_5">
     <item>
      <widget class="QLabel" name="label_76">
       <property name="text">
        <string>&lt;html&gt;&lt;head/&gt;&lt;body&gt;&lt;p&gt;&lt;span style=&quot; font-size:12pt;&quot;&gt;000到090天&lt;/span&gt;&lt;/p&gt;&lt;/body&gt;&lt;/html&gt;</string>
       </property>
      </widget>
     </item>
     <item>
      <widget class="QLabel" name="label_73">
       <property name="text">
        <string>&lt;html&gt;&lt;head/&gt;&lt;body&gt;&lt;p&gt;&lt;span style=&quot; font-size:12pt;&quot;&gt;091到180天&lt;/span&gt;&lt;/p&gt;&lt;/body&gt;&lt;/html&gt;</string>
       </property>
      </widget>
     </item>
     <item>
      <widget class="QLabel" name="label_72">
       <property name="text">
        <string>&lt;html&gt;&lt;head/&gt;&lt;body&gt;&lt;p&gt;&lt;span style=&quot; font-size:12pt;&quot;&gt;181到270天&lt;/span&gt;&lt;/p&gt;&lt;/body&gt;&lt;/html&gt;</string>
       </property>
      </widget>
     </item>
     <item>
      <widget class="QLabel" name="label_74">
       <property name="text">
        <string>&lt;html&gt;&lt;head/&gt;&lt;body&gt;&lt;p&gt;&lt;span style=&quot; font-size:12pt;&quot;&gt;271到360天&lt;/span&gt;&lt;/p&gt;&lt;/body&gt;&lt;/html&gt;</string>
       </property>
      </widget>
     </item>
     <item>
      <widget class="QLabel" name="label_75">
       <property name="text">
        <string>&lt;html&gt;&lt;head/&gt;&lt;body&gt;&lt;p&gt;&lt;span style=&quot; font-size:12pt;&quot;&gt;361到450天&lt;/span&gt;&lt;/p&gt;&lt;/body&gt;&lt;/html&gt;</string>
       </property>
      </widget>
     </item>
    </layout>
   </widget>
   <widget class="QWidget" name="layoutWidget">
    <property name="geometry">
     <rect>
      <x>10</x>
      <y>1110</y>
      <width>971</width>
      <height>41</height>
     </rect>
    </property>
    <layout class="QHBoxLayout" name="horizontalLayout_6">
     <item>
      <widget class="QLabel" name="label_80">
       <property name="text">
        <string>&lt;html&gt;&lt;head/&gt;&lt;body&gt;&lt;p&gt;&lt;span style=&quot; font-size:12pt;&quot;&gt;000到073斤&lt;/span&gt;&lt;/p&gt;&lt;/body&gt;&lt;/html&gt;</string>
       </property>
      </widget>
     </item>
     <item>
      <widget class="QLabel" name="label_81">
       <property name="text">
        <string>&lt;html&gt;&lt;head/&gt;&lt;body&gt;&lt;p&gt;&lt;span style=&quot; font-size:12pt;&quot;&gt;073到146斤&lt;/span&gt;&lt;/p&gt;&lt;/body&gt;&lt;/html&gt;</string>
       </property>
      </widget>
     </item>
     <item>
      <widget class="QLabel" name="label_79">
       <property name="text">
        <string>&lt;html&gt;&lt;head/&gt;&lt;body&gt;&lt;p&gt;&lt;span style=&quot; font-size:12pt;&quot;&gt;146到219斤&lt;/span&gt;&lt;/p&gt;&lt;/body&gt;&lt;/html&gt;</string>
       </property>
      </widget>
     </item>
     <item>
      <widget class="QLabel" name="label_78">
       <property name="text">
        <string>&lt;html&gt;&lt;head/&gt;&lt;body&gt;&lt;p&gt;&lt;span style=&quot; font-size:12pt;&quot;&gt;219到292斤&lt;/span&gt;&lt;/p&gt;&lt;/body&gt;&lt;/html&gt;</string>
       </property>
      </widget>
     </item>
     <item>
      <widget class="QLabel" name="label_77">
       <property name="text">
        <string>&lt;html&gt;&lt;head/&gt;&lt;body&gt;&lt;p&gt;&lt;span style=&quot; font-size:12pt;&quot;&gt;292到366斤&lt;/span&gt;&lt;/p&gt;&lt;/body&gt;&lt;/html&gt;</string>
       </property>
      </widget>
     </item>
    </layout>
   </widget>
   <widget class="QWidget" name="layoutWidget">
    <property name="geometry">
     <rect>
      <x>10</x>
      <y>1160</y>
      <width>971</width>
      <height>51</height>
     </rect>
    </property>
    <layout class="QHBoxLayout" name="horizontalLayout_7">
     <item>
      <widget class="QLabel" name="label_82">
       <property name="text">
        <string>&lt;html&gt;&lt;head/&gt;&lt;body&gt;&lt;p&gt;&lt;span style=&quot; font-size:12pt;&quot;&gt;0&lt;/span&gt;&lt;/p&gt;&lt;/body&gt;&lt;/html&gt;</string>
       </property>
      </widget>
     </item>
     <item>
      <widget class="QLabel" name="label_83">
       <property name="text">
        <string>&lt;html&gt;&lt;head/&gt;&lt;body&gt;&lt;p&gt;&lt;span style=&quot; font-size:12pt;&quot;&gt;0&lt;/span&gt;&lt;/p&gt;&lt;/body&gt;&lt;/html&gt;</string>
       </property>
      </widget>
     </item>
     <item>
      <widget class="QLabel" name="label_84">
       <property name="text">
        <string>&lt;html&gt;&lt;head/&gt;&lt;body&gt;&lt;p&gt;&lt;span style=&quot; font-size:12pt;&quot;&gt;0&lt;/span&gt;&lt;/p&gt;&lt;/body&gt;&lt;/html&gt;</string>
       </property>
      </widget>
     </item>
     <item>
      <widget class="QLabel" name="label_85">
       <property name="text">
        <string>&lt;html&gt;&lt;head/&gt;&lt;body&gt;&lt;p&gt;&lt;span style=&quot; font-size:12pt;&quot;&gt;0&lt;/span&gt;&lt;/p&gt;&lt;/body&gt;&lt;/html&gt;</string>
       </property>
      </widget>
     </item>
     <item>
      <widget class="QLabel" name="label_86">
       <property name="text">
        <string>&lt;html&gt;&lt;head/&gt;&lt;body&gt;&lt;p&gt;&lt;span style=&quot; font-size:12pt;&quot;&gt;0&lt;/span&gt;&lt;/p&gt;&lt;/body&gt;&lt;/html&gt;</string>
       </property>
      </widget>
     </item>
    </layout>
   </widget>
   <widget class="QWidget" name="layoutWidget">
    <property name="geometry">
     <rect>
      <x>10</x>
      <y>1270</y>
      <width>971</width>
      <height>51</height>
     </rect>
    </property>
    <layout class="QHBoxLayout" name="horizontalLayout_8">
     <item>
      <widget class="QLabel" name="label_87">
       <property name="text">
        <string>&lt;html&gt;&lt;head/&gt;&lt;body&gt;&lt;p&gt;&lt;span style=&quot; font-size:12pt;&quot;&gt;0&lt;/span&gt;&lt;/p&gt;&lt;/body&gt;&lt;/html&gt;</string>
       </property>
      </widget>
     </item>
     <item>
      <widget class="QLabel" name="label_88">
       <property name="text">
        <string>&lt;html&gt;&lt;head/&gt;&lt;body&gt;&lt;p&gt;&lt;span style=&quot; font-size:12pt;&quot;&gt;0&lt;/span&gt;&lt;/p&gt;&lt;/body&gt;&lt;/html&gt;</string>
       </property>
      </widget>
     </item>
     <item>
      <widget class="QLabel" name="label_89">
       <property name="text">
        <string>&lt;html&gt;&lt;head/&gt;&lt;body&gt;&lt;p&gt;&lt;span style=&quot; font-size:12pt;&quot;&gt;0&lt;/span&gt;&lt;/p&gt;&lt;/body&gt;&lt;/html&gt;</string>
       </property>
      </widget>
     </item>
     <item>
      <widget class="QLabel" name="label_90">
       <property name="text">
        <string>&lt;html&gt;&lt;head/&gt;&lt;body&gt;&lt;p&gt;&lt;span style=&quot; font-size:12pt;&quot;&gt;0&lt;/span&gt;&lt;/p&gt;&lt;/body&gt;&lt;/html&gt;</string>
       </property>
      </widget>
     </item>
     <item>
      <widget class="QLabel" name="label_91">
       <property name="text">
        <string>&lt;html&gt;&lt;head/&gt;&lt;body&gt;&lt;p&gt;&lt;span style=&quot; font-size:12pt;&quot;&gt;0&lt;/span&gt;&lt;/p&gt;&lt;/body&gt;&lt;/html&gt;</string>
       </property>
      </widget>
     </item>
    </layout>
   </widget>
   <widget class="QPushButton" name="pushButton_9">
    <property name="geometry">
     <rect>
      <x>1030</x>
      <y>1150</y>
      <width>131</width>
      <height>61</height>
     </rect>
    </property>
    <property name="text">
     <string>猪瘟模式</string>
    </property>
   </widget>
   <widget class="QPushButton" name="pushButton_10">
    <property name="geometry">
     <rect>
      <x>1030</x>
      <y>1220</y>
      <width>131</width>
      <height>61</height>
     </rect>
    </property>
    <property name="text">
     <string>普通模式</string>
    </property>
   </widget>
   <widget class="QPushButton" name="pushButton_11">
    <property name="geometry">
     <rect>
      <x>830</x>
      <y>1010</y>
      <width>131</width>
      <height>61</height>
     </rect>
    </property>
    <property name="text">
     <string>预测</string>
    </property>
   </widget>
   <widget class="QPushButton" name="pushButton_12">
    <property name="geometry">
     <rect>
      <x>960</x>
      <y>680</y>
      <width>131</width>
      <height>61</height>
     </rect>
    </property>
    <property name="text">
     <string>注射疫苗</string>
    </property>
   </widget>
  </widget>
  <widget class="QMenuBar" name="menuBar">
   <property name="geometry">
    <rect>
     <x>0</x>
     <y>0</y>
     <width>1178</width>
     <height>21</height>
    </rect>
   </property>
  </widget>
 </widget>
 <layoutdefault spacing="6" margin="11"/>
 <resources/>
 <connections/>
</ui>
